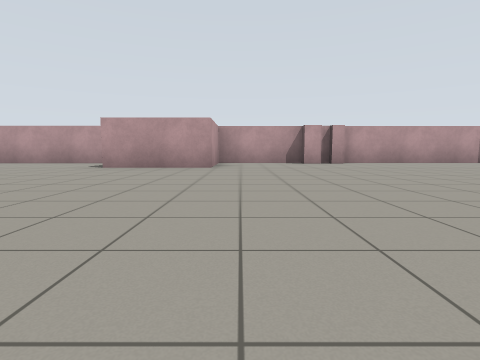
[1] (above)

14 first-person views from a walk through a Gazebo world. The camera is 0.72 m above the floor, tilts 6° down and sees 80° across. The floor is counted in squares, 2 m on a side. Each view is taken from the middle of a square. On the plan, view 1 faces up. The plan holds only what a view shows up to about 9 squares ahead; the rest is blank. The place goes on beyond the plan.

[2]
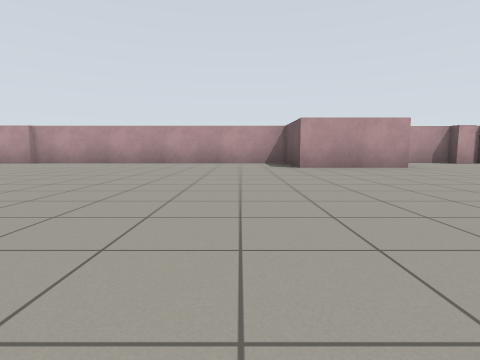

[3]
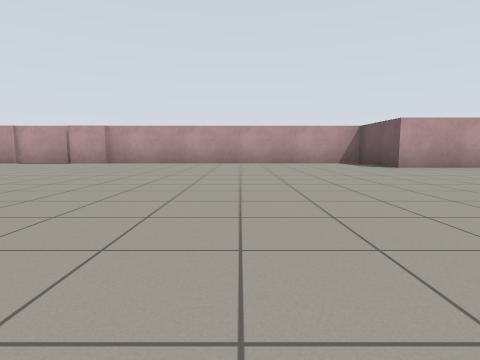

[4]
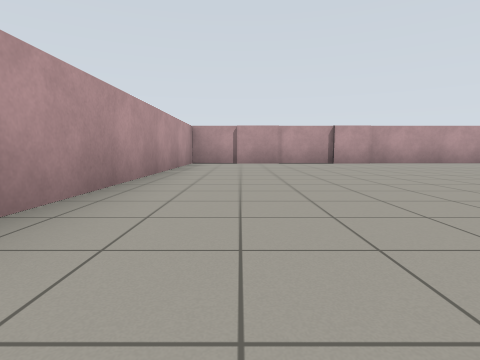

[5]
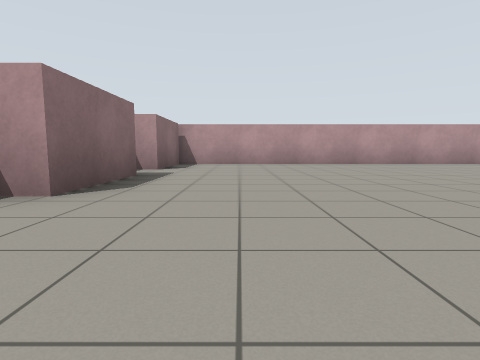

[6]
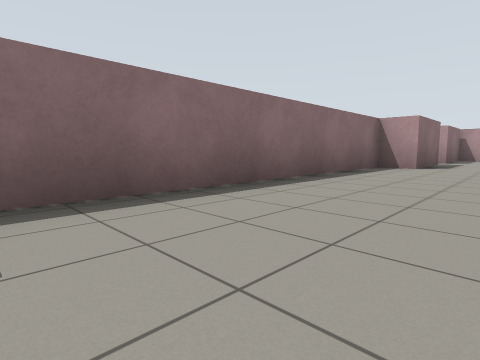

[7]
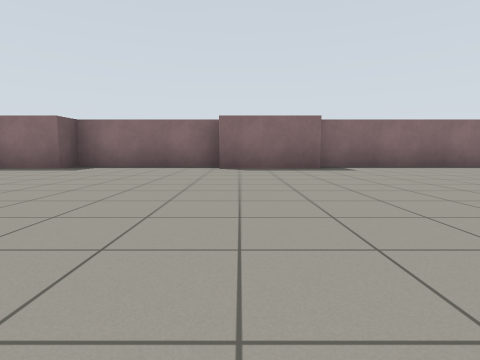

[8]
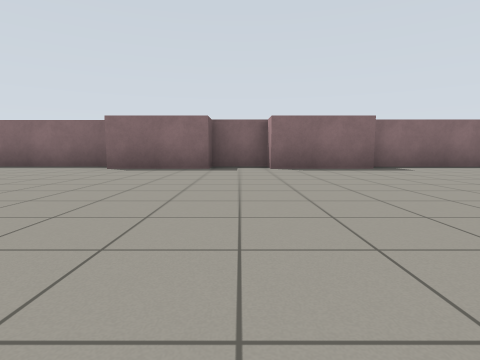

[9]
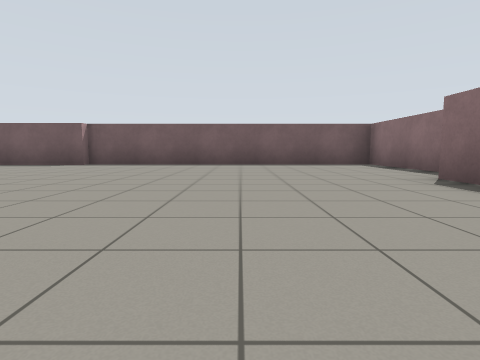

[10]
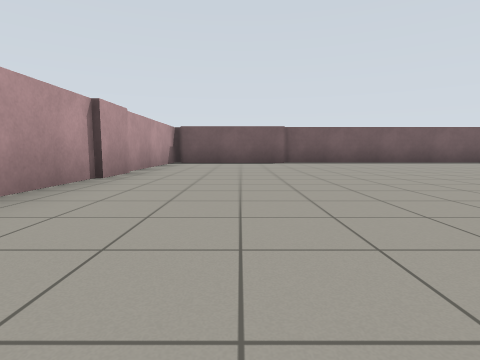

[11]
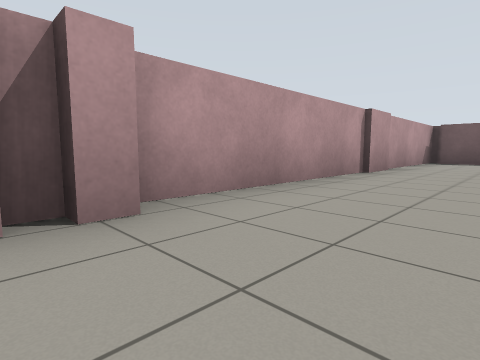

[12]
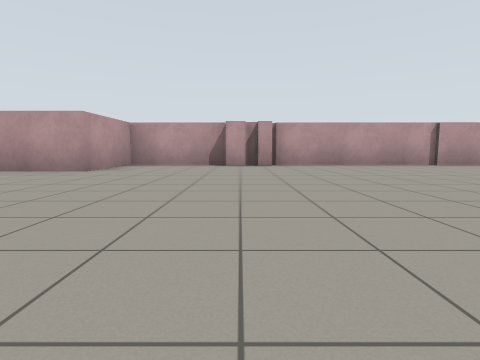

[13]
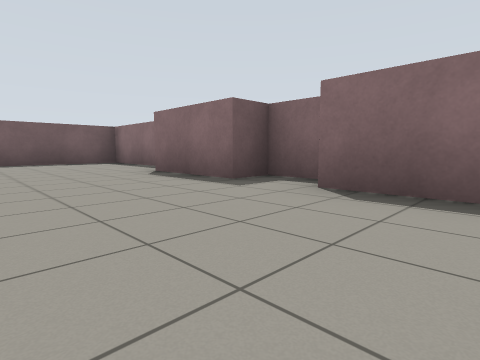

[14]
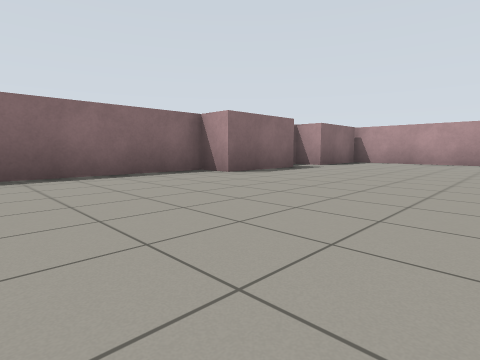

### Floor plan
Points are (right, up) in squares from view 1. A wall is a line through its corners. A room is listed if a view was taken in it or the views show most of it. See-through windows are left out.
Room 1 (views 1, 2, 3, 4, 5, 6, 7, 8, 9, 10, 11, 12, 13, 14)
walls: (-2.6, -1.5) (-0.5, -1.5); (-0.6, -2.2) (2.4, -2.2) (2.4, -1.5) (4.4, -1.5) (4.4, -2.2) (5.6, -2.2) (5.6, -1.5) (7.6, -1.5); (2.2, 7.5) (1.6, 7.5); (1.8, 7.9) (-0.6, 7.9) (-0.6, 5.8) (-2.8, 5.8) (-2.8, 7.9) (-9.6, 7.9); (-9.5, 7.5) (-10.5, 7.5); (-10.5, 7.9) (-12, 7.9); (-11.1, -1.5) (-9.2, -1.5) (-9.2, -2.2) (-2.6, -2.2); (-11.9, 7.5) (-13.1, 7.5); (7.9, -2.2) (11.2, -2.2) (11.2, 4.9); (-13, 7.9) (-14.3, 7.9) (-14.3, -1.5) (-12.3, -1.5) (-12.3, -2.2); (10.9, 4.8) (10.9, 7.6); (11.4, 7.9) (2.8, 7.9)

Where each view was taken, in squares from view 1:
view 1: 0 up, 0 right, facing up
view 2: 0 up, 4 left, facing up
view 3: 0 up, 6 left, facing up
view 4: 0 up, 13 left, facing up
view 5: 0 up, 7 left, facing left
view 6: 0 up, 3 left, facing down-left
view 7: 4 up, 1 left, facing down
view 8: 4 up, 5 right, facing down
view 9: 1 up, 4 right, facing right
view 10: 6 up, 3 right, facing right
view 11: 6 up, 2 right, facing up-right
view 12: 1 up, 2 right, facing up
view 13: 1 up, 3 right, facing down-right
view 14: 2 up, 6 left, facing down-left
